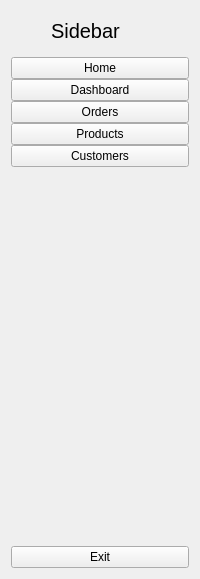
     <widget class="QWidget" name="full_menu_widget" native="true">
      <layout class="QVBoxLayout" name="verticalLayout_4">
       <item>
        <layout class="QHBoxLayout" name="horizontalLayout_2">
         <property name="spacing">
          <number>0</number>
         </property>
         <item>
          <widget class="QLabel" name="logo_label_2">
           <property name="minimumSize">
            <size>
             <width>40</width>
             <height>40</height>
            </size>
           </property>
           <property name="maximumSize">
            <size>
             <width>40</width>
             <height>40</height>
            </size>
           </property>
           <property name="text">
            <string/>
           </property>
           <property name="pixmap">
            <pixmap resource="../../PyQt5-Video-Book-main/#010_sidebar/resource.qrc">:/icon/icon/Logo.png</pixmap>
           </property>
           <property name="scaledContents">
            <bool>true</bool>
           </property>
          </widget>
         </item>
         <item>
          <widget class="QLabel" name="logo_label_3">
           <property name="font">
            <font>
             <pointsize>15</pointsize>
            </font>
           </property>
           <property name="text">
            <string>Sidebar</string>
           </property>
          </widget>
         </item>
        </layout>
       </item>
       <item>
        <layout class="QVBoxLayout" name="verticalLayout_2">
         <property name="spacing">
          <number>0</number>
         </property>
         <item>
          <widget class="QPushButton" name="home_btn_2">
           <property name="text">
            <string>Home</string>
           </property>
           <property name="icon">
            <iconset resource="../../PyQt5-Video-Book-main/#010_sidebar/resource.qrc">
             <normaloff>:/icon/icon/home-4-32.ico</normaloff>
             <normalon>:/icon/icon/home-4-48.ico</normalon>:/icon/icon/home-4-32.ico</iconset>
           </property>
           <property name="iconSize">
            <size>
             <width>14</width>
             <height>14</height>
            </size>
           </property>
           <property name="checkable">
            <bool>true</bool>
           </property>
           <property name="autoExclusive">
            <bool>true</bool>
           </property>
          </widget>
         </item>
         <item>
          <widget class="QPushButton" name="dashborad_btn_2">
           <property name="text">
            <string>Dashboard</string>
           </property>
           <property name="icon">
            <iconset resource="../../PyQt5-Video-Book-main/#010_sidebar/resource.qrc">
             <normaloff>:/icon/icon/dashboard-5-32.ico</normaloff>
             <normalon>:/icon/icon/dashboard-5-48.ico</normalon>:/icon/icon/dashboard-5-32.ico</iconset>
           </property>
           <property name="iconSize">
            <size>
             <width>14</width>
             <height>14</height>
            </size>
           </property>
           <property name="checkable">
            <bool>true</bool>
           </property>
           <property name="autoExclusive">
            <bool>true</bool>
           </property>
          </widget>
         </item>
         <item>
          <widget class="QPushButton" name="orders_btn_2">
           <property name="text">
            <string>Orders</string>
           </property>
           <property name="icon">
            <iconset resource="../../PyQt5-Video-Book-main/#010_sidebar/resource.qrc">
             <normaloff>:/icon/icon/activity-feed-32.ico</normaloff>
             <normalon>:/icon/icon/activity-feed-48.ico</normalon>:/icon/icon/activity-feed-32.ico</iconset>
           </property>
           <property name="iconSize">
            <size>
             <width>14</width>
             <height>14</height>
            </size>
           </property>
           <property name="checkable">
            <bool>true</bool>
           </property>
           <property name="autoExclusive">
            <bool>true</bool>
           </property>
          </widget>
         </item>
         <item>
          <widget class="QPushButton" name="products_btn_2">
           <property name="text">
            <string>Products</string>
           </property>
           <property name="icon">
            <iconset resource="../../PyQt5-Video-Book-main/#010_sidebar/resource.qrc">
             <normaloff>:/icon/icon/product-32.ico</normaloff>
             <normalon>:/icon/icon/product-48.ico</normalon>:/icon/icon/product-32.ico</iconset>
           </property>
           <property name="iconSize">
            <size>
             <width>14</width>
             <height>14</height>
            </size>
           </property>
           <property name="checkable">
            <bool>true</bool>
           </property>
           <property name="autoExclusive">
            <bool>true</bool>
           </property>
          </widget>
         </item>
         <item>
          <widget class="QPushButton" name="customers_btn_2">
           <property name="text">
            <string>Customers</string>
           </property>
           <property name="icon">
            <iconset resource="../../PyQt5-Video-Book-main/#010_sidebar/resource.qrc">
             <normaloff>:/icon/icon/group-32.ico</normaloff>
             <normalon>:/icon/icon/group-48.ico</normalon>:/icon/icon/group-32.ico</iconset>
           </property>
           <property name="iconSize">
            <size>
             <width>14</width>
             <height>14</height>
            </size>
           </property>
           <property name="checkable">
            <bool>true</bool>
           </property>
           <property name="autoExclusive">
            <bool>true</bool>
           </property>
          </widget>
         </item>
        </layout>
       </item>
       <item>
        <spacer name="verticalSpacer_2">
         <property name="orientation">
          <enum>Qt::Vertical</enum>
         </property>
         <property name="sizeHint" stdset="0">
          <size>
           <width>20</width>
           <height>373</height>
          </size>
         </property>
        </spacer>
       </item>
       <item>
        <widget class="QPushButton" name="exit_btn_2">
         <property name="text">
          <string>Exit</string>
         </property>
         <property name="icon">
          <iconset resource="../../PyQt5-Video-Book-main/#010_sidebar/resource.qrc">
           <normaloff>:/icon/icon/close-window-64.ico</normaloff>:/icon/icon/close-window-64.ico</iconset>
         </property>
         <property name="iconSize">
          <size>
           <width>14</width>
           <height>14</height>
          </size>
         </property>
        </widget>
       </item>
      </layout>
     </widget>
